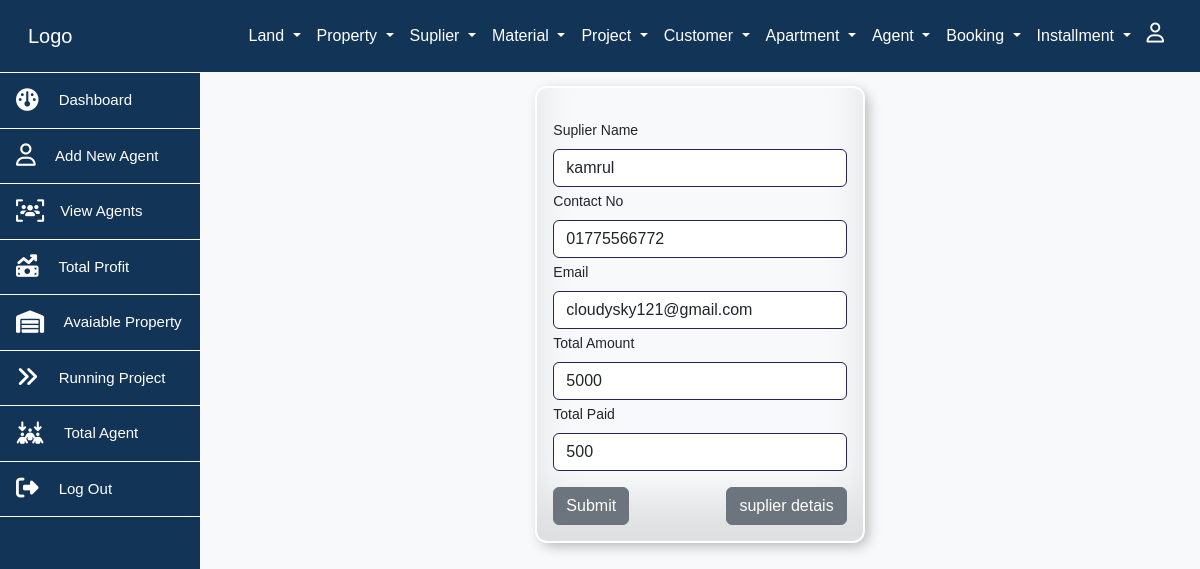
Screenshot of /pages/suplier/supupdatedata.php?id=1 with the database file from the repository.
### tables this page shows
CREATE TABLE `suplier` (
  `sup_id` int(101) NOT NULL,
  `sup_name` varchar(100) NOT NULL,
  `sup_contact_no` varchar(100) NOT NULL,
  `sup_email` varchar(100) NOT NULL,
  `tamount` varchar(100) NOT NULL,
  `tpaid` varchar(100) NOT NULL,
  `land_img` varchar(100) NOT NULL,
  `tdue` decimal(10,2) GENERATED ALWAYS AS (`tamount` - `tpaid`) VIRTUAL,
  `submission_date` date DEFAULT curdate()
);

### pages/suplier/supupdatedata.php (the view, shortened to what this page needs)
<?php include('../../includes/conf.php');
    $userid = $_GET['id'];
    $sql = "SELECT * FROM suplier where sup_id = $userid";
    $result = $conn->query($sql);
    $row = $result->fetch_assoc();
?>
<div class="col-md-10  container d-flex justify-content-center bg-light ">
 <div class="col-md-4">
 <form method="post" class="col-md-12 bg-light mt-3 pdiv" enctype="multipart/form-data">
  <div class=" p-3">
    <div>
      <label for="supli" class="form-label mt-3">Suplier Name</label>
      <input type="text" class="form-control mb-1 in" id="supli" name="sname" value="<?=$row['sup_name']?>">
    </div>
    <div>
      <label for="conta" class="form-label">Contact No</label>
      <input type="text" class="form-control mb-1 in" id="conta" name="coname" value="<?=$row['sup_contact_no']?>">
    </div>
    <div>
      <label for="email" class="form-label">Email</label>
      <input type="text" class="form-control mb-1 in" id="email" name="ename" value="<?=$row['sup_email']?>">
    </div>
    <div>
      <label for="email" class="form-label">Total Amount</label>
      <input type="text" class="form-control mb-1 in" id="tpaid" name="tamount" value="<?=$row['tamount']?>">
    </div>
    <div class="mb-3">
      <label for="email" class="form-label">Total Paid</label>
      <input type="text" class="form-control mb-1 in" id="tpaid" name="tpaid" value="<?=$row['tpaid']?>">
    </div>
    <button type="submit" class="btn btn-secondary" name="sub">Submit</button>
    <a  type="button"  href="viewformsuplier.php" class="btn btn-secondary float-end">suplier detais</a>
  </form>
 </div>
 </div>
</div>

### rows the page displays
suplier: sname "kamrul", coname "01775566772", ename "cloudysky121@gmail.com", tamount "5000", tpaid "500"
